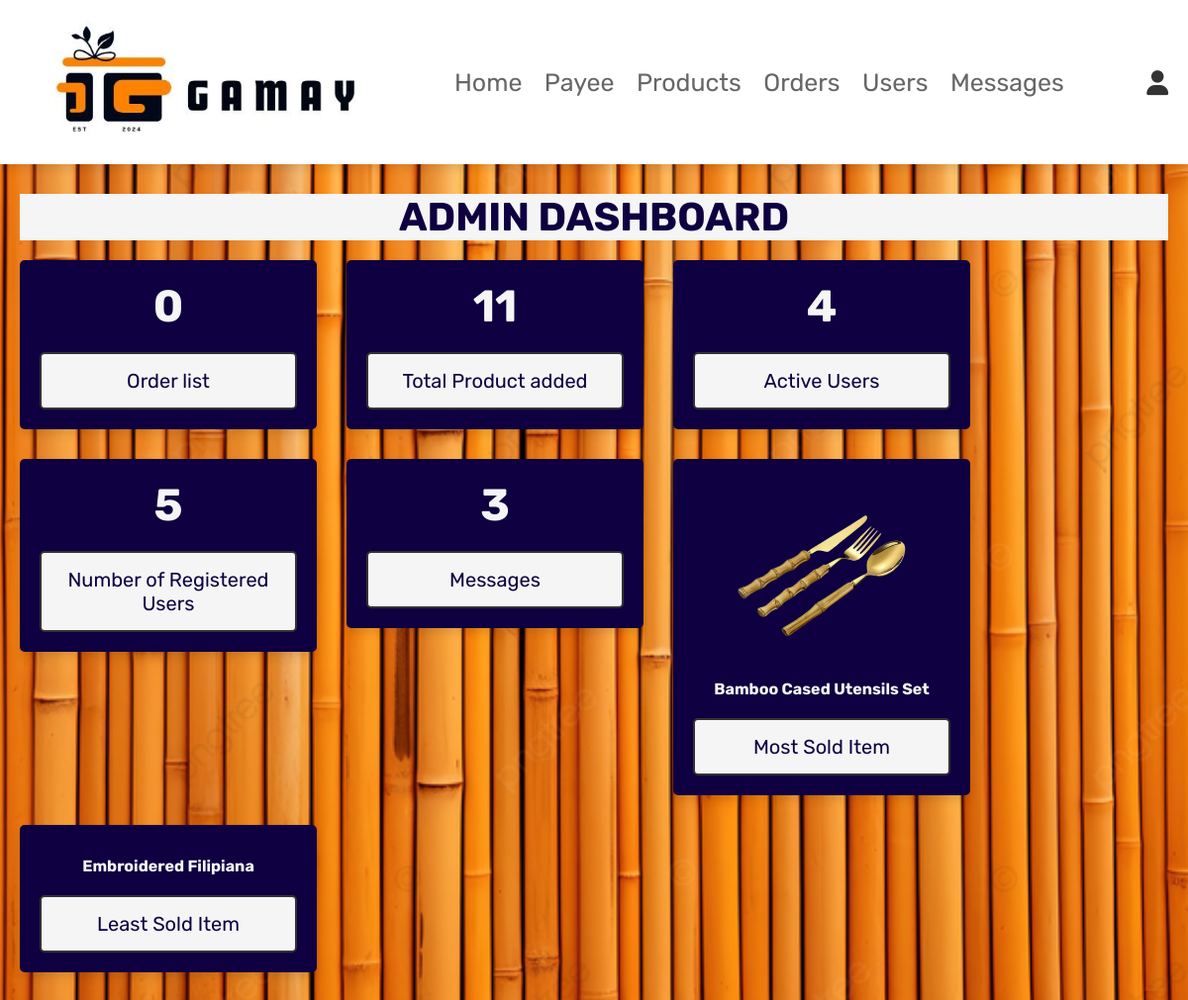
The page /admin_page.php (signed in) on the database its author committed.
### tables this page shows
CREATE TABLE `products` (
  `id` int(100) NOT NULL,
  `name` varchar(255) NOT NULL,
  `details` varchar(255) NOT NULL,
  `stock` int(11) NOT NULL,
  `sold` int(11) NOT NULL,
  `price` int(100) NOT NULL,
  `image` varchar(255) NOT NULL,
  `date_and_time` datetime DEFAULT NULL
);

### admin_page.php (the view, shortened to what this page needs)
<?php
@include 'config.php';
?>
<!DOCTYPE html>
<html lang="en">
<head>
   <link rel="stylesheet" href="https://cdnjs.cloudflare.com/ajax/libs/font-awesome/6.0.0/css/all.min.css">
   <link rel="stylesheet" href="css/admin_new.css">
</head>
<body>
<?php @include 'admin_header.php'; ?>
<section class="dashboard">
   <h1 class="title">ADMIN dashboard</h1>
   <div class="box-container">
      <div class="box">
         <?php
            $select_orders = mysqli_query($conn, "SELECT * FROM `orders`") or die('query failed');
            $number_of_orders = mysqli_num_rows($select_orders);
         ?>
         <h3><?php echo $number_of_orders; ?></h3>
         <p>Order list</p>
      </div>
      <div class="box">
         <?php
            $select_products = mysqli_query($conn, "SELECT * FROM `products`") or die('query failed');
            $number_of_products = mysqli_num_rows($select_products);
         ?>
         <h3><?php echo $number_of_products; ?></h3>
         <p>Total Product added</p>
      </div>
      <div class="box">
         <?php
            $select_users = mysqli_query($conn, "SELECT * FROM `users` WHERE user_type = 'user'") or die('query failed');
            $number_of_users = mysqli_num_rows($select_users);
         ?>
         <h3><?php echo $number_of_users; ?></h3>
         <p>Active Users</p>
      </div>
      <div class="box">
         <?php
            $select_account = mysqli_query($conn, "SELECT * FROM `users`") or die('query failed');
            $number_of_account = mysqli_num_rows($select_account);
         ?>
         <h3><?php echo $number_of_account; ?></h3>
         <p>Number of Registered Users</p>
      </div>
      <div class="box">
         <?php
            $select_messages = mysqli_query($conn, "SELECT * FROM `message`") or die('query failed');
            $number_of_messages = mysqli_num_rows($select_messages);
         ?>
         <h3><?php echo $number_of_messages; ?></h3>
         <p>Messages</p>
      </div>
      <div class="box">
         <?php
            $select_messages = mysqli_query($conn, "SELECT * FROM products ORDER BY sold DESC LIMIT 1") or die('query failed');
            if(mysqli_num_rows($select_messages) > 0){
            $best_buy = mysqli_fetch_assoc($select_messages);
         }
         ?>
         <img class="image" style="height: 20rem;" src="uploaded_img/<?php echo $best_buy['image']; ?>" alt="">
        <h3 style="font-size: medium;"><?php echo $best_buy['name']; ?></h3>
        <p>Most Sold Item</p>
      </div>
      <div class="box">
         <?php
            $select_messages = mysqli_query($conn, "SELECT * FROM products ORDER BY sold ASC LIMIT 1") or die('query failed');
            if(mysqli_num_rows($select_messages) > 0){
            $least_bought = mysqli_fetch_assoc($select_messages);
         }
         ?>
        <h3 style="font-size: medium;"><?php echo $least_bought['name']; ?></h3>
        <p>Least Sold Item</p>
      </div>
   </div>
</section>
</body>
</html>

### css/admin_new.css (style rules this page uses)
:root { --blue:#0e0041; --red:#c0392b; --orange:#f39c12; --black:#333; --white:#fff; --light-color:#666; --light-white:#ccc; --light-bg:#f5f5f5; --border:.2rem solid var(--black); --box-shadow:0 .5rem 1rem rgba(0,0,0,.1); }
* { font-family: 'Rubik', sans-serif; margin:0; padding:0; box-sizing: border-box; outline: none; border:none; text-decoration: none; transition:all .2s linear; }
html { font-size: 62.5%; overflow-x: hidden; scroll-behavior: smooth; scroll-padding-top: 6.5rem; }
body { background: var(--light-bg); background:url(../images/adminbg2.png) no-repeat; background-size: cover; background-position: center; background-blend-mode: lighten; }
section { padding:3rem 2rem; }
.title { text-align: center; background-color: var(--light-bg); margin-bottom: 2rem; color:var(--blue); text-transform: uppercase; font-size: 4rem; }
.dashboard .box-container { display: grid; grid-template-columns: repeat(auto-fit, minmax(300px, 300px)); gap:30px; align-items: flex-start; max-width: 1700px; margin: 0 auto; }
.dashboard .box-container .box { text-align: center; background-color: var(--blue); box-shadow: var(--box-shadow); padding:2rem; border-radius: .5rem; }
.dashboard .box-container .box h3 { font-size: 4.5rem; color:var(--light-bg); }
.dashboard .box-container .box p { padding:1.5rem; border-radius: .5rem; background-color: var(--light-bg); color:var(--blue); border:var(--border); margin-top: 2rem; font-size: 2rem; }

### rows shown on the page
products: image (picture), name "Bamboo Cased Utensils Set"
products: name "Embroidered Filipiana"

### other values the page prints
$number_of_orders "0"
$number_of_products "11"
$number_of_users "4"
$number_of_account "5"
$number_of_messages "3"
